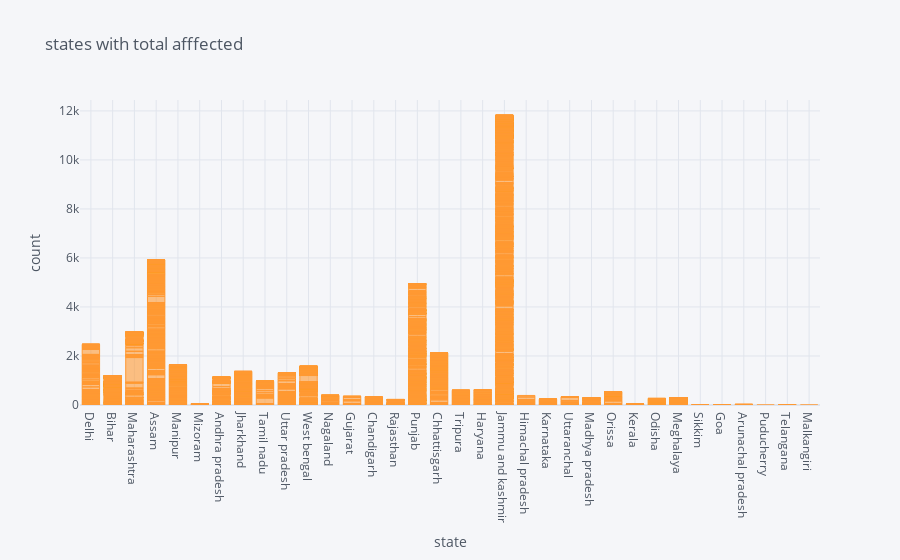

Notebook code for this chart:
### Markdown cell above
Interactive plot of states with toal affected people over the years.

### Code cell
df.iplot(kind='bar',x='state',y='total',title = 'states with total afffected', xTitle = 'state', yTitle='count')

### Figure 1 — Plotly figure (JSON) as saved in the notebook; plotly's stock layout.template omitted (floating-point values rounded to 4 significant figures; data arrays with more than 128 entries replaced by an {"elided": "..."} marker saying what was removed)
{"data": [{"marker": {"color": "rgba(255, 153, 51, 0.6)", "line": {"color": "rgba(255, 153, 51, 1.0)", "width": 1}}, "name": "total", "orientation": "v", "text": "", "type": "bar", "x": {"elided": "9787 str values"}, "y": {"elided": "9787 int values"}}], "layout": {"legend": {"bgcolor": "#F5F6F9", "font": {"color": "#4D5663"}}, "paper_bgcolor": "#F5F6F9", "plot_bgcolor": "#F5F6F9", "title": {"font": {"color": "#4D5663"}, "text": "states with total afffected"}, "xaxis": {"gridcolor": "#E1E5ED", "showgrid": true, "tickfont": {"color": "#4D5663"}, "title": {"font": {"color": "#4D5663"}, "text": "state"}, "zerolinecolor": "#E1E5ED"}, "yaxis": {"gridcolor": "#E1E5ED", "showgrid": true, "tickfont": {"color": "#4D5663"}, "title": {"font": {"color": "#4D5663"}, "text": "count"}, "zerolinecolor": "#E1E5ED"}}}
